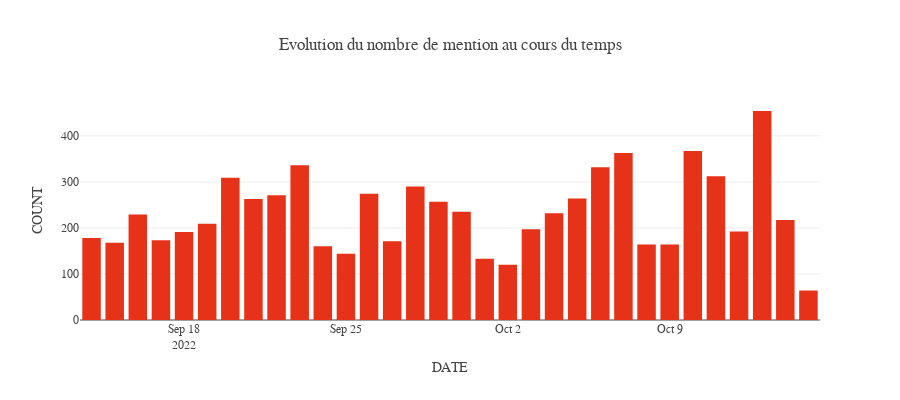

Write notebook code for a chart like this one.
### Markdown cell above
## Evolution au cours du temps

### Code cell
freq = "D"

count = (
    data.set_index(["DATE"])
    .groupby([pd.Grouper(freq = freq)],as_index = True)
    ["COUNT"].sum()
    .reset_index()
)

fig = px.bar(count,x = "DATE",y = "COUNT",title = "Evolution du nombre de mention au cours du temps",height = 400)
fig.show()

### Figure 1 — Plotly figure (JSON) as saved in the notebook; plotly's stock layout.template omitted (floating-point values rounded to 4 significant figures)
{"data": [{"alignmentgroup": "True", "hovertemplate": "DATE=%{x}<br>COUNT=%{y}<extra></extra>", "legendgroup": "", "marker": {"color": "rgb(230, 50, 24)", "pattern": {"shape": ""}}, "name": "", "offsetgroup": "", "orientation": "v", "showlegend": false, "textposition": "auto", "type": "bar", "x": ["2022-09-14T00:00:00", "2022-09-15T00:00:00", "2022-09-16T00:00:00", "2022-09-17T00:00:00", "2022-09-18T00:00:00", "2022-09-19T00:00:00", "2022-09-20T00:00:00", "2022-09-21T00:00:00", "2022-09-22T00:00:00", "2022-09-23T00:00:00", "2022-09-24T00:00:00", "2022-09-25T00:00:00", "2022-09-26T00:00:00", "2022-09-27T00:00:00", "2022-09-28T00:00:00", "2022-09-29T00:00:00", "2022-09-30T00:00:00", "2022-10-01T00:00:00", "2022-10-02T00:00:00", "2022-10-03T00:00:00", "2022-10-04T00:00:00", "2022-10-05T00:00:00", "2022-10-06T00:00:00", "2022-10-07T00:00:00", "2022-10-08T00:00:00", "2022-10-09T00:00:00", "2022-10-10T00:00:00", "2022-10-11T00:00:00", "2022-10-12T00:00:00", "2022-10-13T00:00:00", "2022-10-14T00:00:00", "2022-10-15T00:00:00"], "xaxis": "x", "y": [178, 168, 229, 173, 191, 209, 309, 263, 271, 336, 160, 144, 274, 171, 290, 257, 235, 133, 120, 197, 232, 264, 332, 363, 164, 164, 367, 312, 192, 454, 217, 64], "yaxis": "y"}], "layout": {"barmode": "relative", "height": 400, "legend": {"tracegroupgap": 0}, "title": {"text": "Evolution du nombre de mention au cours du temps"}, "xaxis": {"anchor": "y", "domain": [0, 1], "title": {"text": "DATE"}}, "yaxis": {"anchor": "x", "domain": [0, 1], "title": {"text": "COUNT"}}}}
